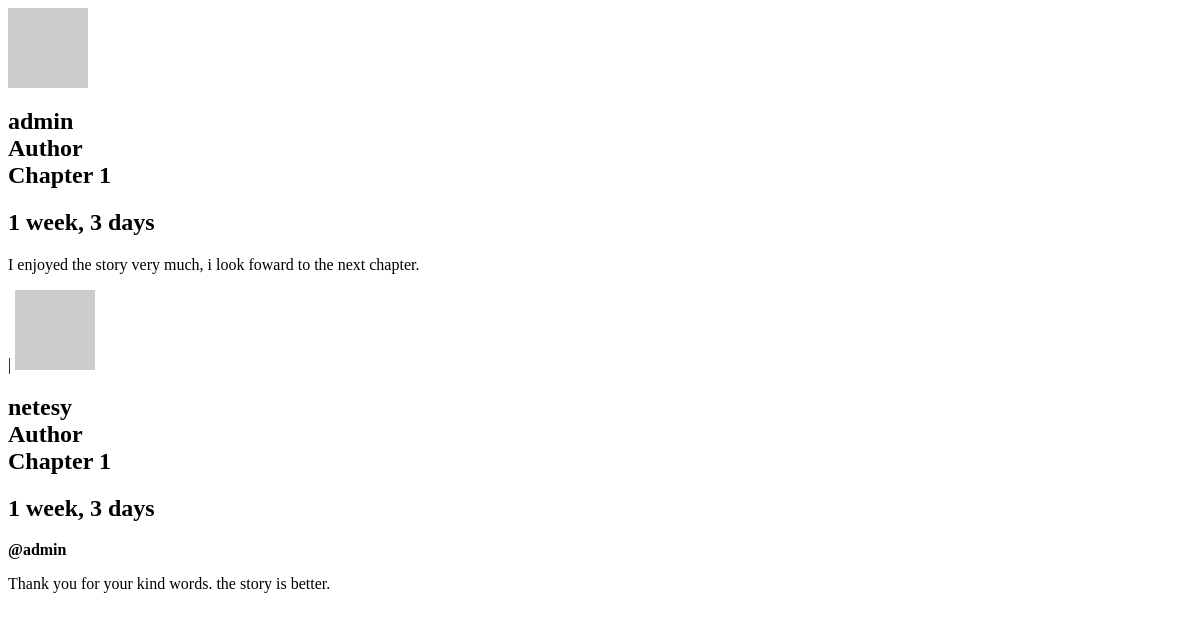
The page /read/review/show/1/ on the database as committed earlier.
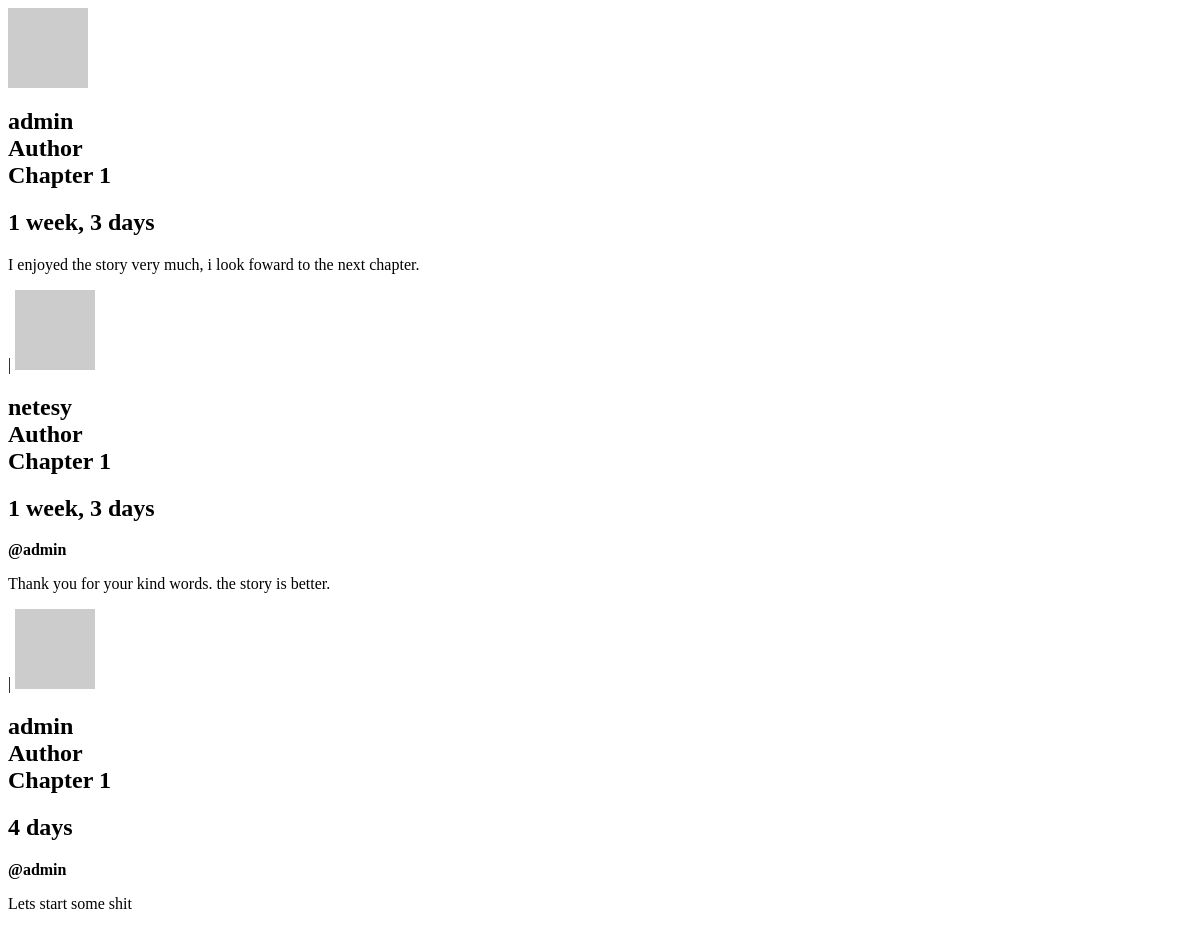
The same page on the database as committed later.
### modules/stories/models/review.py (models this page shows, shortened)
class Review(CacheInvalidationMixin, idModel, statusModel, timeStampModel):
    story = models.ForeignKey(
        "Stories", related_name="reviews", on_delete=models.CASCADE
    )
    chapter = models.ForeignKey(
        "Chapter",
        related_name="chapter_reviews",
        null=True,
        blank=True,
        on_delete=models.CASCADE,
    )
    user = models.ForeignKey(settings.AUTH_USER_MODEL, on_delete=models.CASCADE)
    parent = models.ForeignKey("self", null=True, blank=True, on_delete=models.CASCADE)
    text = RichTextUploadingField()
    flags = GenericRelation(Flag)
    objects = CachedQueryManager()
    class Meta:
        verbose_name_plural = "reviews"
        ordering = ("created_at",)
        app_label = "stories"
    def get_replies(self):
        return Review.objects.filter(parent=self).filter(status="active")

### modules/core/models.py (models this page shows, shortened)
class Users(AbstractUser):
    gender_choices = (
        ("male", "Male"),
        ("female", "Female"),
        ("human", "Human"),
    )
    kyc_choices = (
        ("pending", "Pending Submission"),
        ("verification", "Pending Verification"),
        ("approved", "Approved"),
        ("declined", "Declined"),
    )
    pseudonym = models.CharField(max_length=255, blank=True, null=True)
    bio = RichTextField(null=True, blank=True)
    location = models.CharField(max_length=30, blank=True)
    birth_date = models.DateField(null=True, blank=True)
    profile_photo = models.ImageField(max_length=2048, blank=True, null=True)
    following = models.ManyToManyField(
        "self", blank=True, related_name="followers", symmetrical=False
    )
    updated_at = models.DateTimeField(auto_now=True)
    gender = models.CharField(max_length=100, choices=gender_choices, default="human")
    kyc_status = models.CharField(max_length=100, choices=kyc_choices, default="active")
    kyc_verified_at = models.DateTimeField(blank=True, null=True)
    language = models.ForeignKey(
        "Languages", on_delete=models.CASCADE, blank=True, null=True
    )
    ref_code = models.CharField(max_length=20, blank=True)
    referrer = models.ForeignKey(
        "Users", on_delete=models.CASCADE, blank=True, null=True
    )
    active = models.BooleanField(default=True)
    objects = CustomUserManager()
    def get_profile_image(self):
        image = "https://avatars.dicebear.com/api/open-peeps/%s.svg" % (self.username)
        return image
    def name(self):
        if self.pseudonym:
            return self.pseudonym
        elif self.get_full_name():
            return self.get_full_name()
        else:
            return self.get_username()
    class Meta:
        verbose_name_plural = "users"
        app_label = "core"

### modules/stories/models/chapter.py (models this page shows, shortened)
class Chapter(CacheInvalidationMixin ,idModel, statusModel, timeStampModel):
    story = models.ForeignKey(
        "Stories", related_name="chapters", on_delete=models.CASCADE
    )
    user = models.ForeignKey(settings.AUTH_USER_MODEL, on_delete=models.CASCADE)
    edited_by = models.ForeignKey(
        settings.AUTH_USER_MODEL,
        related_name="chapter_editor",
        on_delete=models.DO_NOTHING,
    )
    position = models.IntegerField()
    slug = models.SlugField(null=True, unique=True)
    title = models.CharField(max_length=255)
    text = RichTextUploadingField()
    authors_note = RichTextField(blank=True, null=True)
    words = models.IntegerField(blank=True, null=True)
    released_at = models.DateTimeField()
    flags = GenericRelation(Flag)
    objects = CachedQueryManager()
    class Meta:
        verbose_name_plural = "chapters"

### modules/stories/views/user.py (the view)
def detail_review(request, review):
    review = get_reviews_by_id(review)
    context = {
        "review": review,
    }
    return render(request, "stories/reviews/view.html", context)

### modules/core/context_processor.py (called while the page is built)
def settings(request):
    setting = Settings.objects.filter(status="active").first()
    return {"settings": setting}

def socials(request):
    social = Socials.objects.filter(status="active").order_by("name")[:10]
    return {"socials": social}

def menus(request):
    menu = Menus.objects.filter(status="active").order_by("name")[:10]
    return {"menus": menu}

### modules/core/models.py (called while the page is built)
    def get_queryset(self):
        cache_key = f"queryset:{self.model._meta.label}_{self.model.id}"
        queryset = cache.get(cache_key)
        if queryset is not None:
            return queryset
        queryset = super().get_queryset()
        cache.set(cache_key, queryset)
        return queryset

### modules/stories/actions/user.py (called while the page is built)
def get_reviews_by_id(review: int):
    review = (
        Review.objects.filter(~Q(status="pending") | ~Q(status="draft"))
        .select_related(
            "story",
            "chapter",
            "user",
        )
        .prefetch_related(
            "story__author",
        )
        .get(id=review)
    )
    return review

### modules/stories/models/include.py (called while the page is built)
    def get_queryset(self):
        cache_key = f"queryset:{self.model._meta.label}_{self.model.id}"
        queryset = cache.get(cache_key)
        if queryset is not None:
            return queryset
        queryset = super().get_queryset()
        cache.set(cache_key, queryset)
        return queryset

### modules/stories/templates/stories/reviews/view.html
{% include "stories/partials/review.html" %}

### modules/stories/templates/stories/partials/review.html
<review class="rounded-xl p-8 md:p-0 h-48" id="{{ review.id }}">
<review-container class="flex">
  <img class="w-24 h-24 rounded-xl m-4 dark:bg-mono-800 bg-mono-100 dark:text-mono-100" src="{{ review.user.get_profile_image }}">
  <review-content class="p-2 w-full text-center md:text-left space-y-2">
    <review-caption class="-mt-4 -mb-2">
      <div class="text-sky-500 dark:text-sky-400 text-lg font-bold font-sans">
        <h2 class="font-bold font-sans">{{ review.user.name }} {% if review.user in review.story.author.all %}
            <div class="badge bg-blue-300 border-none p-2 text-xs">
                Author
            </div>
        {% endif %}
        {% if review.chapter %}
        <div class="badge bg-mono-300 border-none p-2 text-xs">
    Chapter {{ review.chapter.position }}<br/>
      </div>
      {% endif %}
      </h2>
      </div>
     <div class="text-mono-700 dark:text-mono-300 text-sm font-medium font-sans">
          <h2>
        {{ review.created_at | timesince }}
        </h2>
      </div>
    </review-caption>
    <review-text class="m-0 p-2 w-full text-normal w-full rounded-xl font-medium text-mono-700 dark:text-mono-300 flex inline">
         {% if  review.parent.user.name %} <strong class="text-mono-800 dark:text-mono-200 mr-2">@{{ review.parent.user.name }}</strong>{% endif %} {{ review.text | safe }}
    </review-text>
  </review-content>
  </review-container>
</review>
    {% for review in review.get_replies %}
      <div class="text-mono-700 pl-14 dark:text-mono-200" parent-id="review.parent.id">|
          {% include 'stories/partials/review.html' with review=review %}
      </div>
    {% endfor %}

Rows that differ between the two databases and show on the page:
now on this page (row edited): Review: user.name "admin", shows "Author", chapter.position "1", created_at "4 days", parent.user.name "admin", text "Lets start some shit"
